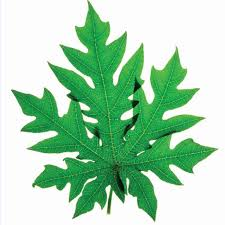
#> input picture Tugas_Sesi2/Citra Digital/Daun Pepaya.jpeg, 225 x 225 px, found by its file name
$ python Blue_Channel.py
#> lines starting #> are read from the running program, lines starting #| are printed output that depends on the picture
import numpy as np
import imageio.v3 as img

image_path = "D:\OneDrive\Documents\RGB\Tugas_Sesi2\Citra Digital\Daun Pepaya.jpeg"
image = img.imread(image_path)
#> image is the input picture: shape (225, 225, 3); mean R, G, B 168.7, 212.2, 179.1

if len (image.shape) < 3 or image.shape[2] != 3:
    print("Format Gambar Harus RGB")
    exit()

red = image[:,:,0]
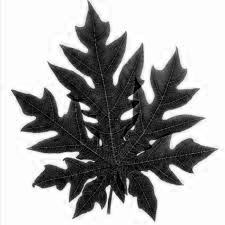
#> red: shape (225, 225); min 0, max 255, mean 168.7
green = image[:,:,1]
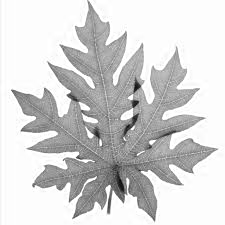
#> green: shape (225, 225); min 8, max 255, mean 212.2
blue = image[:,:,2]
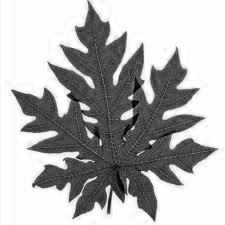
#> blue: shape (225, 225); min 0, max 255, mean 179.1

image_blue = np.zeros_like(image)
image_blue[:,:,1] = blue
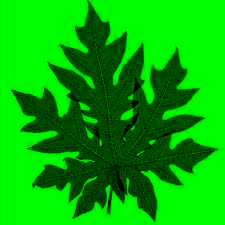
#> image_blue: shape (225, 225, 3); mean of channels 0, 1, 2 0, 179.1, 0; drawn as R, G, B

img.imwrite("blue_pepaya.jpg", image_blue)
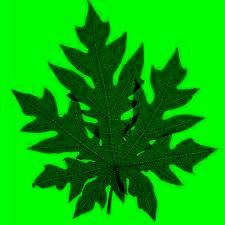
#> saved as blue_pepaya.jpg: shape (225, 225, 3); mean R, G, B 3.1, 179.3, 3.4

print("Proses Berhasil")

$ run again, with Tugas_Sesi2/Citra Digital/Daun Kenikir.jpeg copied over Tugas_Sesi2/Citra Digital/Daun Pepaya.jpeg
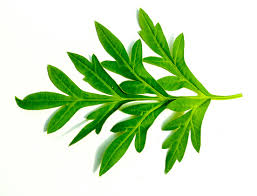
#> input picture Tugas_Sesi2/Citra Digital/Daun Kenikir.jpeg, 257 x 196 px, found by its file name
#> image is the input picture: shape (196, 257, 3); mean R, G, B 201.1, 226, 187.3
#> `blue = image[:,:,2]`:
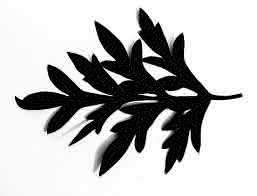
#> blue: shape (196, 257); min 0, max 255, mean 187.3
#> `img.imwrite("blue_pepaya.jpg", image_blue)`:
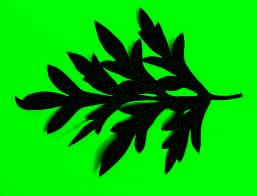
#> saved as blue_pepaya.jpg: shape (196, 257, 3); mean R, G, B 2.7, 187.6, 3.4

$ run again, with Tugas_Sesi2/Citra Digital/Daun Singkong.jpeg copied over Tugas_Sesi2/Citra Digital/Daun Pepaya.jpeg
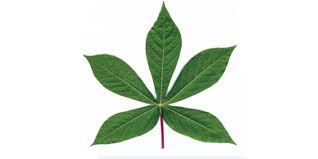
#> input picture Tugas_Sesi2/Citra Digital/Daun Singkong.jpeg, 318 x 159 px, found by its file name
#> image is the input picture: shape (159, 318, 3); mean R, G, B 219.4, 227.6, 217.1
#> `green = image[:,:,1]`:
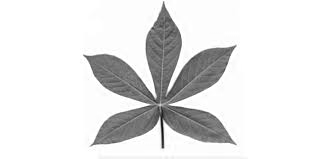
#> green: shape (159, 318); min 5, max 255, mean 227.6
#> `img.imwrite("blue_pepaya.jpg", image_blue)`:
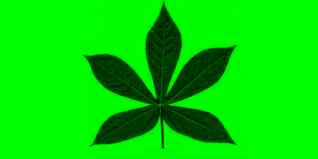
#> saved as blue_pepaya.jpg: shape (159, 318, 3); mean R, G, B 1.4, 217.2, 2
